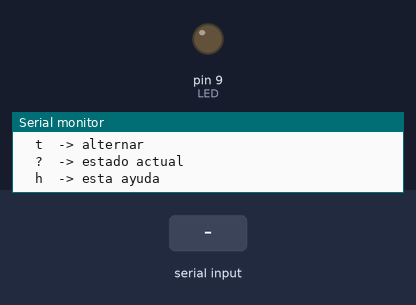
A sketch run on a simulated Arduino Uno, built with avr-gcc and run on an emulated ATmega328P. On the bench: output pins drawn as LEDs (lit = HIGH), the last lines printed to the serial monitor. The inputs (shaded band) are chosen by the test bench.

Above: at 1.2 s.
1.3 s: "1\n" received over Serial
At 1.6 s:
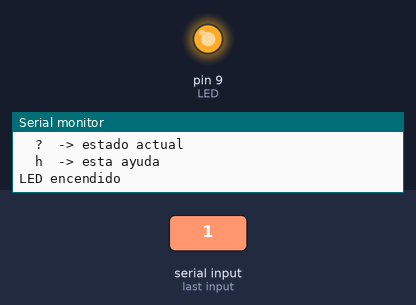
2.8 s: byte 48 ('0') received over Serial
At 3.9 s:
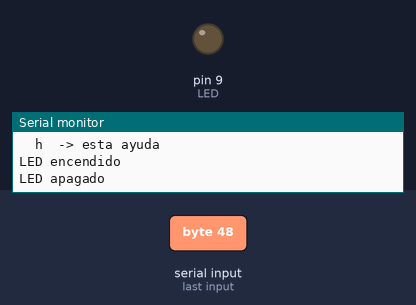
4.3 s: byte 116 ('t') received over Serial
At 5.0 s:
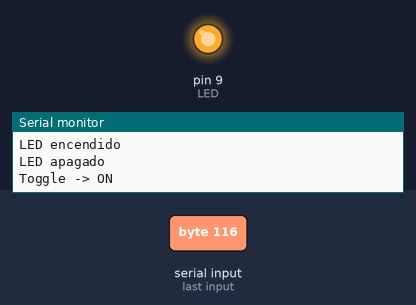
7.3 s: "t\n" received over Serial
At 8.5 s:
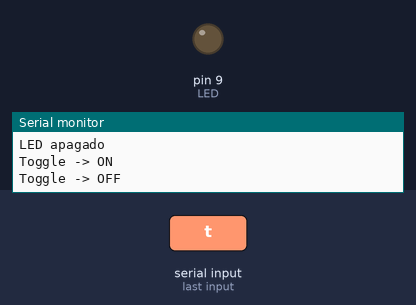
Timing chart, 0 to 9.8 s (numbered marks = the images above; inputs shaded):
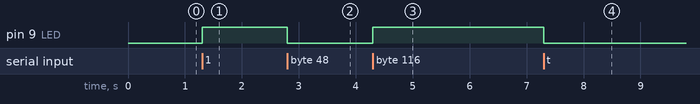

Measured:
- after the input at 1.3 s, pin 9 (LED): LOW → HIGH at once
- after the input at 2.8 s, pin 9 (LED): HIGH → LOW at once
- after the input at 4.3 s, pin 9 (LED): LOW → HIGH at once
- after the input at 7.3 s, pin 9 (LED): HIGH → LOW at once

The sketch:

09_control_serial.ino
```cpp
/*
 * 09_control_serial.ino - Control del LED por monitor serial
 * Monitoria: Instalacion y manejo de Arduino - Intro. Ing. Electronica (UNAL)
 * Placa: Arduino UNO R3
 * Concepto: Serial.available(), Serial.read(), switch, comandos de usuario
 * Montaje: LED en D9 (PWM) con resistencia de 220 ohm a GND
 * Comandos: 1=encender  0=apagar  t=alternar  ?=estado  h=ayuda
 */

const uint8_t LED = 9;
const uint8_t NIVEL_ENCENDIDO = 255;

uint8_t brillo = 0;

void imprimirAyuda() {
    Serial.println(F("Comandos:"));
    Serial.println(F("  1  -> encender"));
    Serial.println(F("  0  -> apagar"));
    Serial.println(F("  t  -> alternar"));
    Serial.println(F("  ?  -> estado actual"));
    Serial.println(F("  h  -> esta ayuda"));
}

void setup() {
    pinMode(LED, OUTPUT);
    analogWrite(LED, brillo);
    Serial.begin(9600);
    Serial.println(F("Control serial listo."));
    imprimirAyuda();
}

void loop() {
    if (Serial.available() <= 0) {
        return;                       // no hay comandos pendientes
    }

    char comando = Serial.read();     // lee un caracter

    switch (comando) {
        case '1':
            brillo = NIVEL_ENCENDIDO;
            Serial.println(F("LED encendido"));
            break;

        case '0':
            brillo = 0;
            Serial.println(F("LED apagado"));
            break;

        case 't':
            brillo = (brillo > 0) ? 0 : NIVEL_ENCENDIDO;
            Serial.print(F("Toggle -> "));
            Serial.println(brillo > 0 ? F("ON") : F("OFF"));
            break;

        case '?':
            Serial.print(F("Estado: brillo="));
            Serial.println(brillo);
            break;

        case 'h':
            imprimirAyuda();
            break;

        case '\r':
        case '\n':
            break;                    // ignora saltos de linea del terminal

        default:
            Serial.print(F("Comando desconocido: "));
            Serial.println(comando);
            break;
    }

    analogWrite(LED, brillo);         // aplica el estado
}
```
